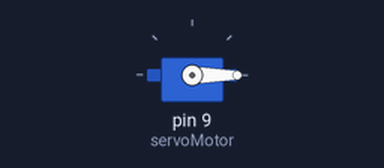
The sketch below on a simulated Arduino Uno, built with avr-gcc and run on an emulated ATmega328P. Parts: servo.

Above: at 0.05 s.
At 2.0 s:
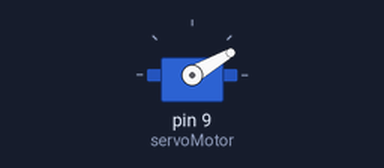
Timing chart, 0 to 6.9 s (numbered marks = the images above):
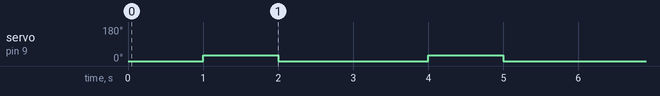

The sketch:

perrito.ino
```cpp
#include <Servo.h>


Servo servoMotor;

void setup() {

  Serial.begin(9600);


  servoMotor.attach(9);
}

void loop() {


  servoMotor.write(0);

  delay(1000);


  servoMotor.write(30);

  delay(1000);


  servoMotor.write(0);

  delay(1000);
}
```

Measured:
- by itself, servo on pin 9 (servoMotor): alternates 30° for 1.0 s and 0° for 2.0 s
